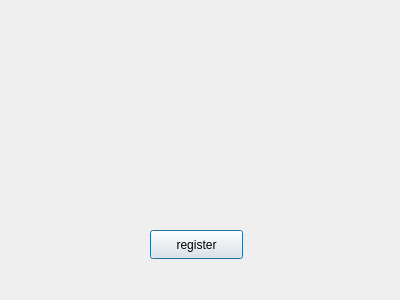
<?xml version="1.0" encoding="UTF-8"?>
<ui version="4.0">
 <class>Dialog</class>
 <widget class="QDialog" name="Dialog">
  <property name="geometry">
   <rect>
    <x>0</x>
    <y>0</y>
    <width>400</width>
    <height>300</height>
   </rect>
  </property>
  <property name="windowTitle">
   <string>Dialog</string>
  </property>
  <widget class="QPushButton" name="btn_reg">
   <property name="geometry">
    <rect>
     <x>150</x>
     <y>230</y>
     <width>93</width>
     <height>29</height>
    </rect>
   </property>
   <property name="text">
    <string>register</string>
   </property>
  </widget>
 </widget>
 <resources/>
 <connections/>
</ui>
